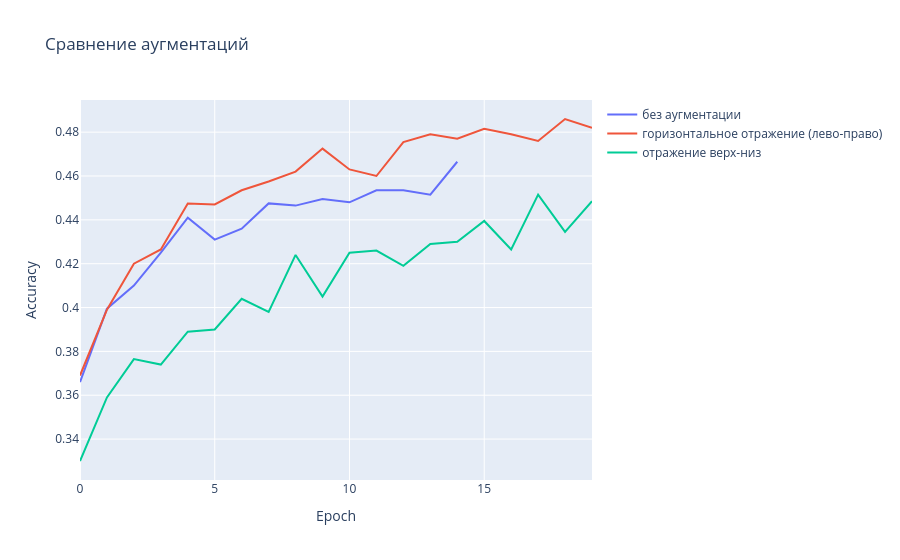

Here is the notebook cell this chart was saved with:
### Code cell
# Задание: отражение относительно горизонтальной оси (верх <-> низ) — transforms.RandomVerticalFlip
transform_train_v = transforms.Compose([
    transforms.RandomVerticalFlip(),   # случайное отражение «вверх ногами» с вероятностью 0.5
    transforms.ToTensor(),
    transforms.Normalize((0.4914, 0.4822, 0.4465), (0.247, 0.243, 0.261))
])
train_vaug_sub = Subset(datasets.CIFAR10(DATA, train=True, download=True, transform=transform_train_v), train_indices)
train_loader_vaug = DataLoader(train_vaug_sub, batch_size=64, shuffle=True)

model_vaug = MLP(use_bn=True, dropout_rate=0.3, init_type='he').to(device)
model_vaug, history_vaug, _ = train_model(model_vaug, train_loader_vaug, val_loader_aug, epochs=EPOCHS, patience=5, verbose=False)
print(f'Best val acc with vertical flip: {max(history_vaug["val_acc"]):.4f}')

# Пример того, что видит сеть при каждом виде аугментации
img0 = datasets.CIFAR10(DATA, train=True).data[int(train_indices[0])]
fig, axes = plt.subplots(1, 3, figsize=(7, 2.6))
for ax, (im, t) in zip(axes, [(img0, 'исходное'), (img0[:, ::-1], 'HorizontalFlip\n(лево-право)'), (img0[::-1], 'VerticalFlip\n(верх-низ)')]):
    ax.imshow(im); ax.set_title(t, fontsize=9); ax.axis('off')
plt.show()

fig = go.Figure()
fig.add_trace(go.Scatter(y=history_no_aug['val_acc'], mode='lines', name='без аугментации'))
fig.add_trace(go.Scatter(y=history_aug['val_acc'], mode='lines', name='горизонтальное отражение (лево-право)'))
fig.add_trace(go.Scatter(y=history_vaug['val_acc'], mode='lines', name='отражение верх-низ'))
fig.update_layout(title='Сравнение аугментаций', xaxis_title='Epoch', yaxis_title='Accuracy')
fig.show()
plotly_static(fig)   # статичная копия графика (видна без запущенного Jupyter)

### Figure 1 — Plotly figure (JSON) as saved in the notebook; plotly's stock layout.template omitted (floating-point values rounded to 4 significant figures)
{"data": [{"mode": "lines", "name": "без аугментации", "type": "scatter", "y": [0.366, 0.3995, 0.41, 0.425, 0.441, 0.431, 0.436, 0.4475, 0.4465, 0.4495, 0.448, 0.4535, 0.4535, 0.4515, 0.4665]}, {"mode": "lines", "name": "горизонтальное отражение (лево-право)", "type": "scatter", "y": [0.369, 0.399, 0.42, 0.4265, 0.4475, 0.447, 0.4535, 0.4575, 0.462, 0.4725, 0.463, 0.46, 0.4755, 0.479, 0.477, 0.4815, 0.479, 0.476, 0.486, 0.482]}, {"mode": "lines", "name": "отражение верх-низ", "type": "scatter", "y": [0.33, 0.359, 0.3765, 0.374, 0.389, 0.39, 0.404, 0.398, 0.424, 0.405, 0.425, 0.426, 0.419, 0.429, 0.43, 0.4395, 0.4265, 0.4515, 0.4345, 0.4485]}], "layout": {"title": {"text": "Сравнение аугментаций"}, "xaxis": {"title": {"text": "Epoch"}}, "yaxis": {"title": {"text": "Accuracy"}}}}
